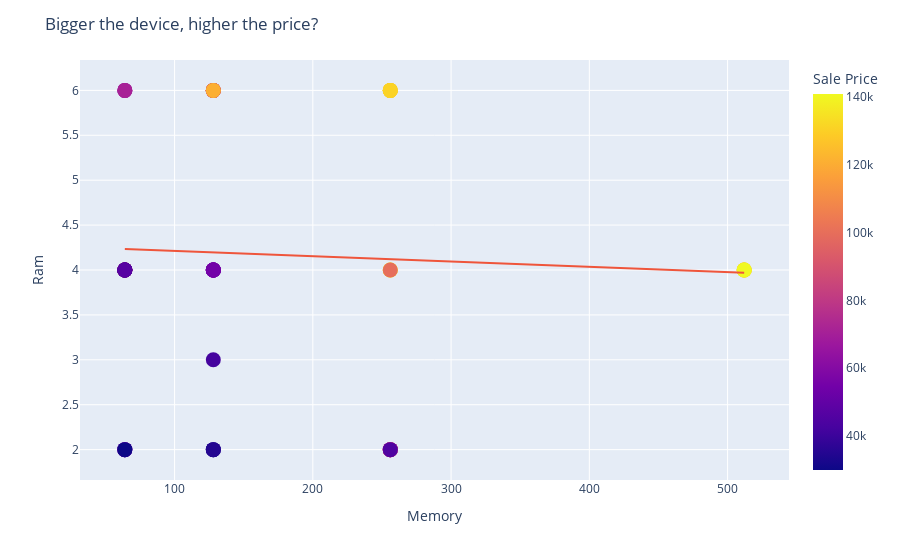

Notebook cell for this chart:
### Markdown cell above
## 2. How much device's properties impact the sale price?

### Code cell
# Relationship between dimensions of the device and sale price
fig = px.scatter(dataset,
                 x = "Memory",
                 y = "Ram",
                 color = "Sale Price",
                 trendline = "ols")
fig.update_traces(marker = {"size" : 15})
fig.update_layout(title = "Bigger the device, higher the price?",
                  showlegend = True)
fig.write_html(images_path + "BiggerDeviceHigherPrice.html")
fig.show()

### Figure 1 — Plotly figure (JSON) as saved in the notebook; plotly's stock layout.template omitted (floating-point values rounded to 4 significant figures)
{"data": [{"hovertemplate": "Memory=%{x}<br>Ram=%{y}<br>Sale Price=%{marker.color}<extra></extra>", "legendgroup": "", "marker": {"color": [49900, 84900, 84900, 77000, 77000, 49900, 49900, 77000, 89900, 41999, 39999, 41999, 41999, 41999, 131900, 117100, 131900, 117100, 74999, 117900, 117100, 117900, 99900, 44999, 140900, 130900, 64900, 120900, 59900, 75900, 110900, 130900, 120900, 64900, 64900, 75900, 75900, 120900, 59900, 120900, 75900, 140900, 70900, 70900, 75900, 59900, 110900, 120900, 130900, 130900, 54999, 54999, 29999, 34999, 34999, 34999, 54999, 29999, 46999, 46999, 46999, 46999], "coloraxis": "coloraxis", "size": 15, "symbol": "circle"}, "mode": "markers", "name": "", "orientation": "v", "showlegend": false, "type": "scatter", "x": [64, 256, 256, 256, 256, 64, 64, 256, 64, 128, 64, 128, 128, 128, 256, 64, 256, 64, 64, 512, 64, 512, 256, 256, 512, 256, 128, 256, 64, 128, 128, 256, 128, 128, 128, 128, 128, 128, 64, 128, 128, 512, 64, 64, 128, 64, 128, 128, 256, 256, 128, 128, 64, 128, 128, 128, 128, 64, 64, 64, 64, 64], "xaxis": "x", "y": [2, 2, 2, 2, 2, 2, 2, 2, 4, 4, 4, 4, 3, 4, 4, 4, 4, 4, 4, 4, 4, 4, 4, 2, 4, 6, 4, 6, 4, 6, 6, 6, 6, 4, 4, 6, 6, 6, 6, 6, 6, 4, 6, 6, 6, 4, 6, 6, 6, 6, 4, 4, 2, 2, 2, 2, 4, 4, 4, 4, 4, 4], "yaxis": "y"}, {"hovertemplate": "<b>OLS trendline</b><br>Ram = -0.000589529 * Memory + 4.27235<br>R<sup>2</sup>=0.002280<br><br>Memory=%{x}<br>Ram=%{y} <b>(trend)</b><extra></extra>", "legendgroup": "", "marker": {"size": 15, "symbol": "circle"}, "mode": "lines", "name": "", "showlegend": false, "type": "scatter", "x": [64, 64, 64, 64, 64, 64, 64, 64, 64, 64, 64, 64, 64, 64, 64, 64, 64, 64, 64, 64, 128, 128, 128, 128, 128, 128, 128, 128, 128, 128, 128, 128, 128, 128, 128, 128, 128, 128, 128, 128, 128, 128, 128, 128, 256, 256, 256, 256, 256, 256, 256, 256, 256, 256, 256, 256, 256, 256, 512, 512, 512, 512], "xaxis": "x", "y": [4.235, 4.235, 4.235, 4.235, 4.235, 4.235, 4.235, 4.235, 4.235, 4.235, 4.235, 4.235, 4.235, 4.235, 4.235, 4.235, 4.235, 4.235, 4.235, 4.235, 4.197, 4.197, 4.197, 4.197, 4.197, 4.197, 4.197, 4.197, 4.197, 4.197, 4.197, 4.197, 4.197, 4.197, 4.197, 4.197, 4.197, 4.197, 4.197, 4.197, 4.197, 4.197, 4.197, 4.197, 4.121, 4.121, 4.121, 4.121, 4.121, 4.121, 4.121, 4.121, 4.121, 4.121, 4.121, 4.121, 4.121, 4.121, 3.971, 3.971, 3.971, 3.971], "yaxis": "y"}], "layout": {"coloraxis": {"colorbar": {"title": {"text": "Sale Price"}}, "colorscale": [[0, "#0d0887"], [0.1111, "#46039f"], [0.2222, "#7201a8"], [0.3333, "#9c179e"], [0.4444, "#bd3786"], [0.5556, "#d8576b"], [0.6667, "#ed7953"], [0.7778, "#fb9f3a"], [0.8889, "#fdca26"], [1, "#f0f921"]]}, "legend": {"tracegroupgap": 0}, "margin": {"t": 60}, "showlegend": true, "title": {"text": "Bigger the device, higher the price?"}, "xaxis": {"anchor": "y", "domain": [0, 1], "title": {"text": "Memory"}}, "yaxis": {"anchor": "x", "domain": [0, 1], "title": {"text": "Ram"}}}}
